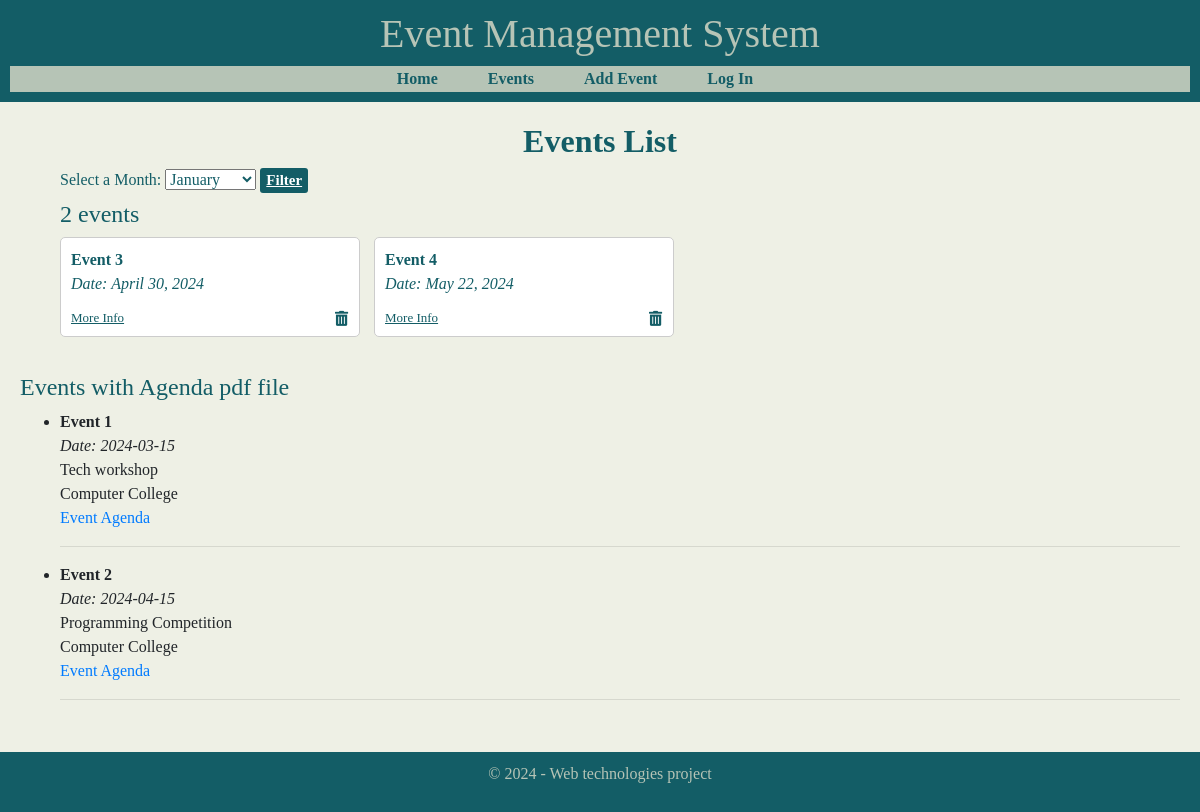
The page /eventsList on the database as committed earlier.
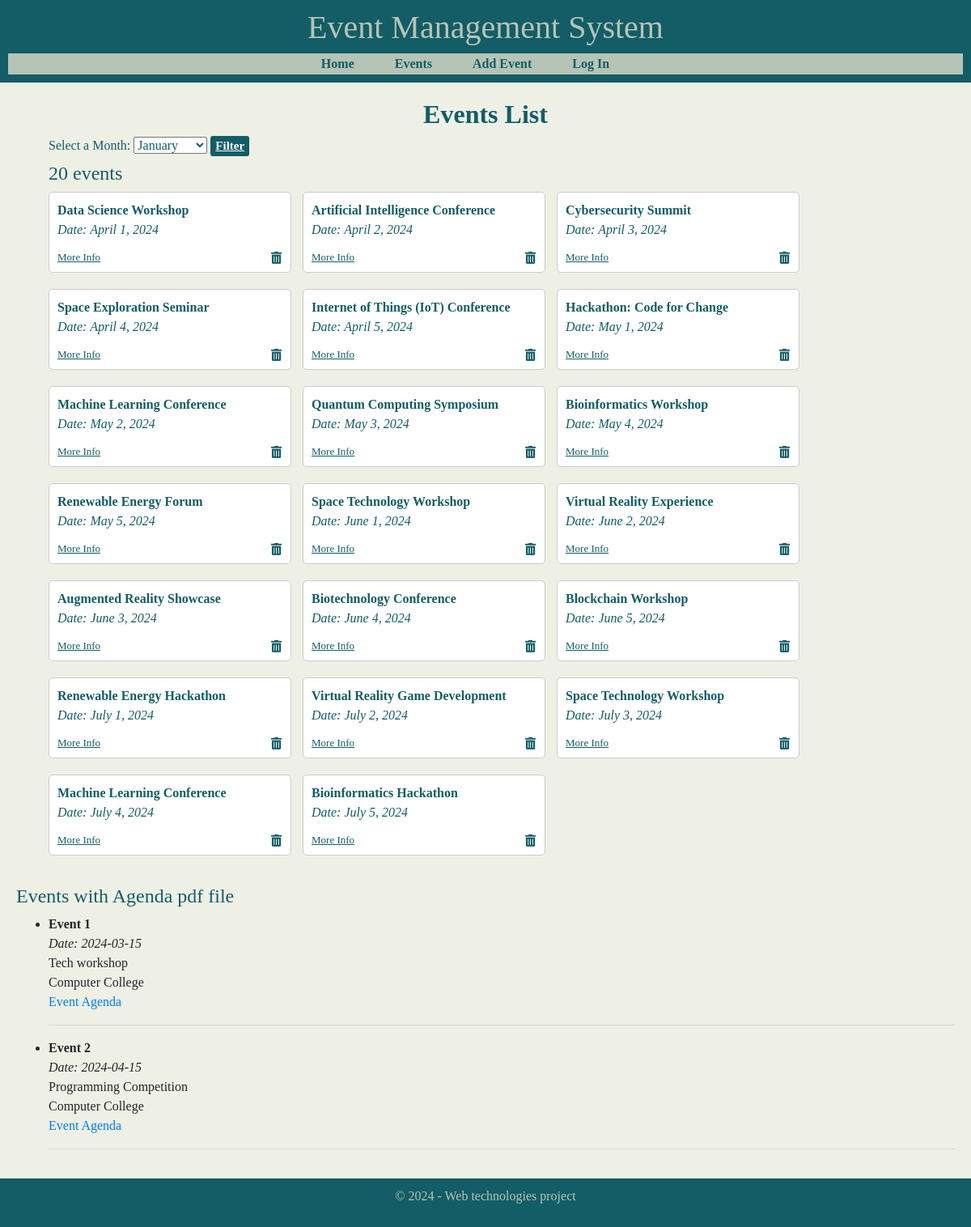
The same page on the database as committed later.
### eventsapp/models.py (models this page shows)
class Events(models.Model):
    title = models.CharField(max_length=100)
    date = models.DateField()
    description = models.TextField()
    location = models.CharField(max_length=100)
    registered_users = models.ManyToManyField(User, related_name='registered_events')

### eventsapp/views.py (the view)
# urls.py: path('eventsList',views.listEvents,name='listEvents'),
def listEvents(request):
    month_names = {1: 'January',2: 'February',3: 'March',4: 'April',5: 'May',
                   6: 'June',7: 'July',8: 'August',9: 'September',10: 'October',
                   11: 'November',12: 'December'}
    hardcoded_events = [
    {'title': 'Event 1', 'date': '2024-03-15', 'description': 'Tech workshop', 'location':'Computer College','agenda':'media\Event 1 Agenda.pdf'},
    {'title': 'Event 2', 'date': '2024-04-15', 'description': 'Programming Competition','location':'Computer College','agenda':'media\Event 2 Agenda.pdf'},
    ]
    selected_month = request.GET.get('month')
    month_name = month_names.get(int(selected_month)) if selected_month else None
    if selected_month:
        events = Events.objects.filter(date__month=selected_month).order_by('date')
        num_events = events.count()
        context = {'events': events, 'month':month_name, 'hardcoded_events': hardcoded_events, 'num_events':num_events}
    else:
        events = Events.objects.all().order_by('date')
        num_events = events.count()
        context = {'events': events, 'hardcoded_events': hardcoded_events, 'num_events':num_events}
    return render(request, 'EventsList.html', context)

### templates/EventsList.html (shortened to what this page needs)
{% extends 'base.html' %}
{% block content %}
{% load static %}
<link rel="stylesheet" href="{% static 'eventsapp/css/eventslist.css' %}">
<h2>Events List</h2>
<form method="get" action="">
    <label for="month" class="month">Select a Month:</label>
    <select name="month" id="month" style="color:#135D66;;">
        <option value="1">January</option>
    </select>
    <button type="submit" class="filter-btn">Filter</button>
</form>
<ul>
    {% if events %}
    <h4>{{num_events}} events</h4>
    {% for event in events %}
        <div class="event-card">
            <strong>{{ event.title }}</strong><br>
            <em>Date: {{ event.date }}</em><br>
            <form id="delete-form-{{ event.id }}" method="post" action="{% url 'delete_event' event.id %}">
                <button type="button" class="delete-btn" onclick="confirmDelete('{{ event.id }}')">
                    <i class="fas fa-trash-alt"></i>
                </button>
            </form>
            <button type="button" class="btn btn-primary" data-toggle="modal" data-target="#event-details-{{ event.id }}">
                More Info
              </button>
        </div>
    {% endfor %}
    {% else %}
    <h3>No Events Found in {{month}}</h3>
    {% endif %}
</ul>
<h4>Events with Agenda pdf file</h4>
<ul>
    {% for event in hardcoded_events %}
    <li>
        <strong>{{ event.title }}</strong><br>
        <em>Date: {{ event.date }}</em><br>
        {{ event.description }}<br>
        {{ event.location }}<br>
        <a href="{{ event.agenda }}">Event Agenda</a><br>
        <hr>
    </li>
    {% endfor %}
</ul>
{% endblock %}

Rows that differ between the two databases and show on the page:
removed Events: title "Event 3", date "April 30, 2024"
removed Events: title "Event 4", date "May 22, 2024"
added Events: title "Data Science Workshop", date "April 1, 2024"
added Events: title "Artificial Intelligence Conference", date "April 2, 2024"
added Events: title "Cybersecurity Summit", date "April 3, 2024"
added Events: title "Space Exploration Seminar", date "April 4, 2024"
added Events: title "Internet of Things (IoT) Conference", date "April 5, 2024"
added Events: title "Hackathon: Code for Change", date "May 1, 2024"
added Events: title "Machine Learning Conference", date "May 2, 2024"
added Events: title "Quantum Computing Symposium", date "May 3, 2024"
added Events: title "Bioinformatics Workshop", date "May 4, 2024"
added Events: title "Renewable Energy Forum", date "May 5, 2024"
added Events: title "Space Technology Workshop", date "June 1, 2024"
added Events: title "Virtual Reality Experience", date "June 2, 2024"
added Events: title "Augmented Reality Showcase", date "June 3, 2024"
added Events: title "Biotechnology Conference", date "June 4, 2024"
added Events: title "Blockchain Workshop", date "June 5, 2024"
added Events: title "Renewable Energy Hackathon", date "July 1, 2024"
added Events: title "Virtual Reality Game Development", date "July 2, 2024"
added Events: title "Space Technology Workshop", date "July 3, 2024"
added Events: title "Machine Learning Conference", date "July 4, 2024"
added Events: title "Bioinformatics Hackathon", date "July 5, 2024"
Other text that changed with them:
{{ num_events }}: "2" → "20"
